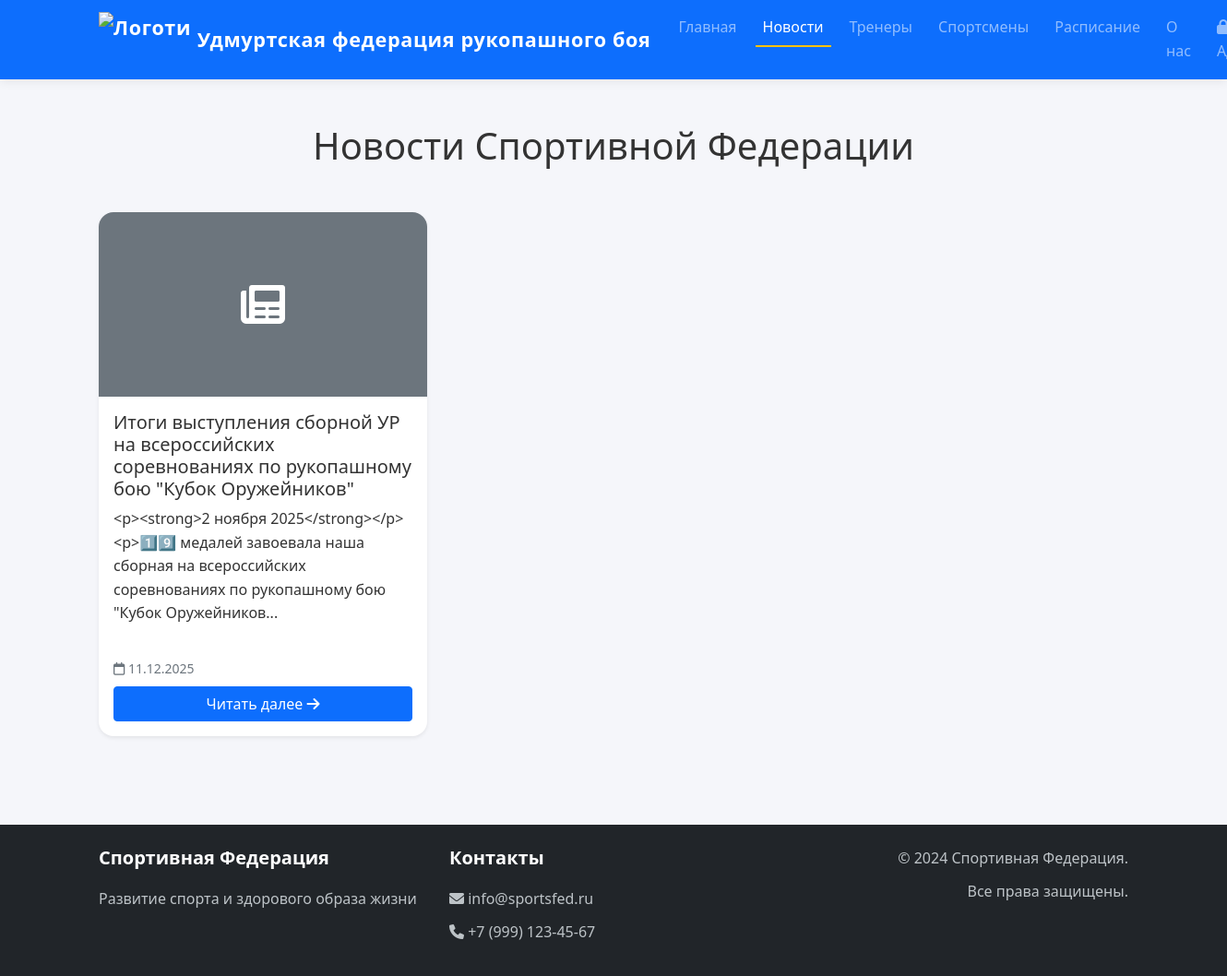
Page /news on the committed database.
### database.py (models this page shows, shortened)
class News(db.Model):
    id = db.Column(db.Integer, primary_key=True)
    title = db.Column(db.String(200), nullable=False)
    content = db.Column(db.Text, nullable=False)
    created_at = db.Column(db.DateTime, default=datetime.now)
    is_published = db.Column(db.Boolean, default=True)

### app.py (the view)
@app.route('/news')
def news():
    news_list = db.get_published_news()
    return render_template('news.html', news=news_list)

### database.py (called while the page is built)
def get_published_news(limit=None):
    query = News.query.filter_by(is_published=True).order_by(News.created_at.desc())
    if limit:
        query = query.limit(limit)
    return query.all()

### templates/news.html (shortened to what this page needs)
{% extends "base.html" %}
{% block content %}
<div class="container mt-4">
    <h1 class="text-center mb-5">Новости Спортивной Федерации</h1>
    {% if news %}
        <div class="row">
            {% for item in news %}
            <div class="col-md-6 col-lg-4 mb-4">
                <div class="card h-100 shadow-sm">
                    {% if item.thumbnail_path %}
                    <img src="{{ url_for('static', filename='uploads/' + item.thumbnail_path) }}"
                         class="card-img-top news-thumbnail"
                         alt="{{ item.title }}"
                         style="height: 200px; object-fit: cover;">
                    {% else %}
                    <div class="card-img-top bg-secondary d-flex align-items-center justify-content-center"
                         style="height: 200px;">
                        <i class="fas fa-newspaper fa-3x text-white"></i>
                    </div>
                    {% endif %}
                    <div class="card-body d-flex flex-column">
                        <h5 class="card-title">{{ item.title }}</h5>
                        <p class="card-text flex-grow-1">
                            {{ item.content[:150] }}...
                        </p>
                        <div class="text-muted small mb-2">
                            <i class="far fa-calendar"></i> {{ item.created_at.strftime('%d.%m.%Y') }}
                        </div>
                        <a href="{{ url_for('news_detail', news_id=item.id) }}"
                           class="btn btn-primary mt-auto">
                            Читать далее <i class="fas fa-arrow-right"></i>
                        </a>
                    </div>
                </div>
            </div>
            {% endfor %}
        </div>
    {% else %}
        <div class="alert alert-info">
            <h4 class="alert-heading">Новостей пока нет</h4>
            <p>Следите за обновлениями, скоро здесь появятся интересные материалы!</p>
        </div>
    {% endif %}
</div>
{% endblock %}

### static/css/style.css (style rules this page uses)
body { font-family: 'Segoe UI', Tahoma, Geneva, Verdana, sans-serif; line-height: 1.6; color: #333; background-color: #f5f6fa; }
.card { border: none; border-radius: 16px; box-shadow: 0 10px 30px rgba(15, 23, 42, 0.06); transition: transform 0.25s ease, box-shadow 0.25s ease; margin-bottom: 20px; animation: fadeIn 0.5s ease-out; }
.card-img-top, .news-thumbnail { height: 200px; object-fit: cover; border-radius: 16px 16px 0 0; }
.btn-primary { background-color: #0d6efd; border-color: #0d6efd; }

### rows in the picture
News: title "Итоги выступления сборной УР на всероссийских соревнованиях по рукопашному бою \"Кубок Оружейников\"", content "<p><strong>2 ноября 2025</strong></p> <p>1️⃣9️⃣ медалей завоевала наша сборная на всероссийских соревнованиях по рукопашному бою \"Кубок Оружейников", created_at "11.12.2025"
